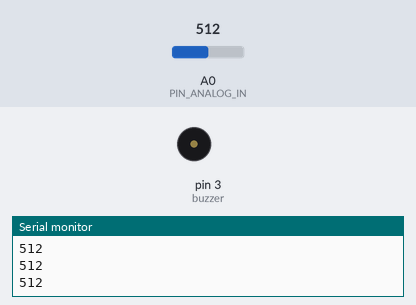
Bench run of a sketch on a simulated Arduino Uno, built with avr-gcc and run on an emulated ATmega328P. Parts: buzzer (waves = sounding, pin HIGH), the last lines printed to the serial monitor. The test bench sets the inputs (shaded band); at power-on: A0 (PIN_ANALOG_IN) = 512.

Above: at 1.2 s.
1.3 s: A0 (PIN_ANALOG_IN) set to 415
2.8 s: A0 (PIN_ANALOG_IN) set to 383
At 3.4 s:
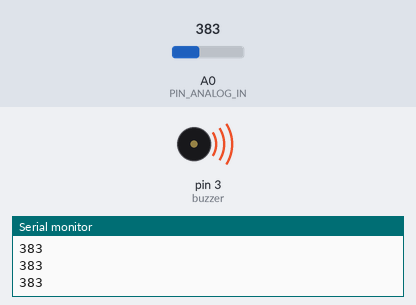
4.4 s: A0 (PIN_ANALOG_IN) set to 410
At 4.8 s:
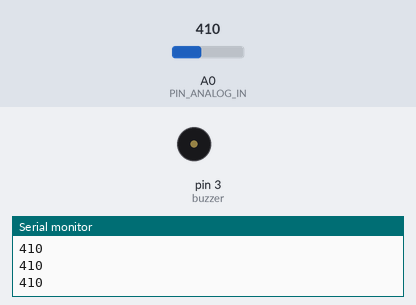
6.0 s: A0 (PIN_ANALOG_IN) set to 390
At 7.4 s:
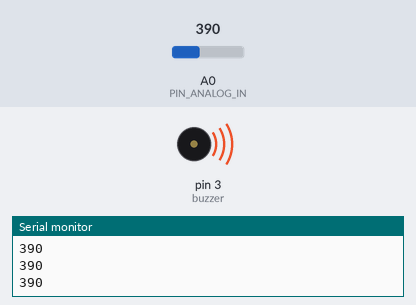
Timing chart, 0 to 8.6 s (numbered marks = the images above; inputs shaded):
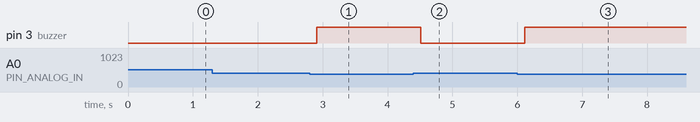

The sketch:

Weight_alarm.ino
```cpp
/*
 * 名称   : Weight_alarm
 * 功能   : 薄膜压力传感器控制蜂鸣器
 * 作者   : http://www.keyes-robot.com/
*/
int item = 0;  //设置item为0
int PIN_ANALOG_IN = A0;   //薄膜压力传感器的引脚定义为A0
int buzzer = 3;   //蜂鸣器的引脚定义为D3

void setup() {
  Serial.begin(9600); //设置串口波特率为9600
  pinMode(PIN_ANALOG_IN, INPUT);    //将传感器的引脚设置为输入模式
  pinMode(buzzer, OUTPUT);  // 设置蜂鸣器引脚为输出模式.
}

void loop() {
  item = analogRead(PIN_ANALOG_IN);    //读取传感器的模拟信号
  Serial.println(item);  //串口打印薄膜压力传感器输出的模拟信号
  delay(100);  //延时
  if (item < 400) {  //压力强度的模拟值小于400
    digitalWrite(buzzer, HIGH);  //打开蜂鸣器
  } else {  //模拟值大于等于400
    digitalWrite(buzzer, LOW);  //关闭蜂鸣器
  }
}
```

Measured:
- the behaviour switches between 400 and 399 on A0 (PIN_ANALOG_IN) (found by bisection; images 0 and 1)
- after the input at 2.8 s, pin 3 (buzzer): LOW → HIGH after 0.11 s
- after the input at 4.4 s, pin 3 (buzzer): HIGH → LOW after 0.11 s
- after the input at 6.0 s, pin 3 (buzzer): LOW → HIGH after 0.12 s
